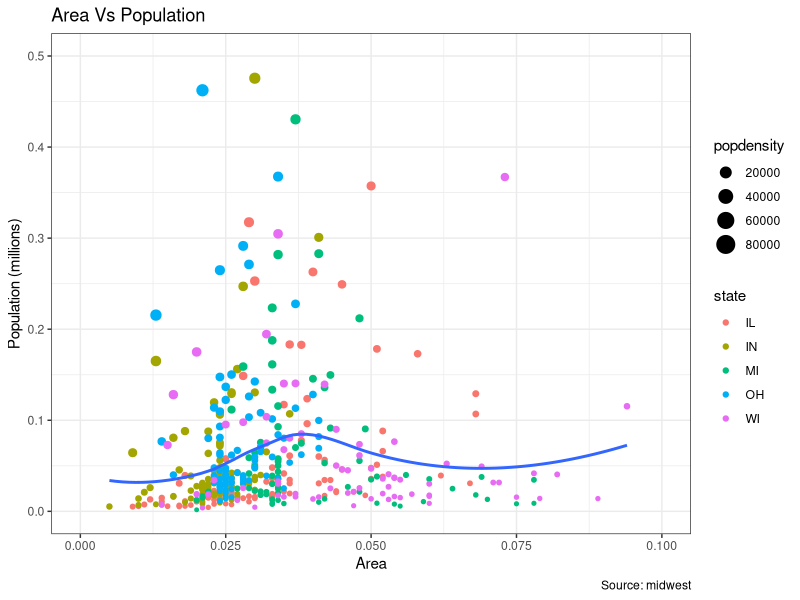
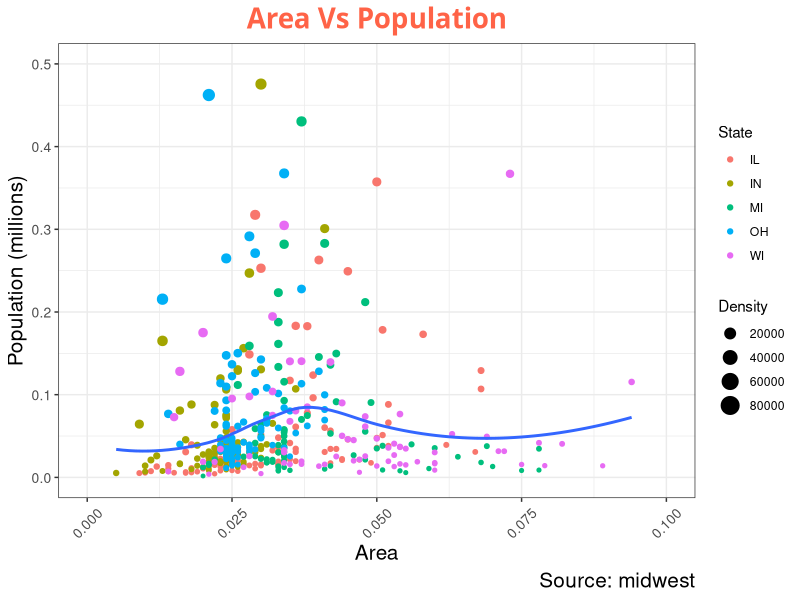
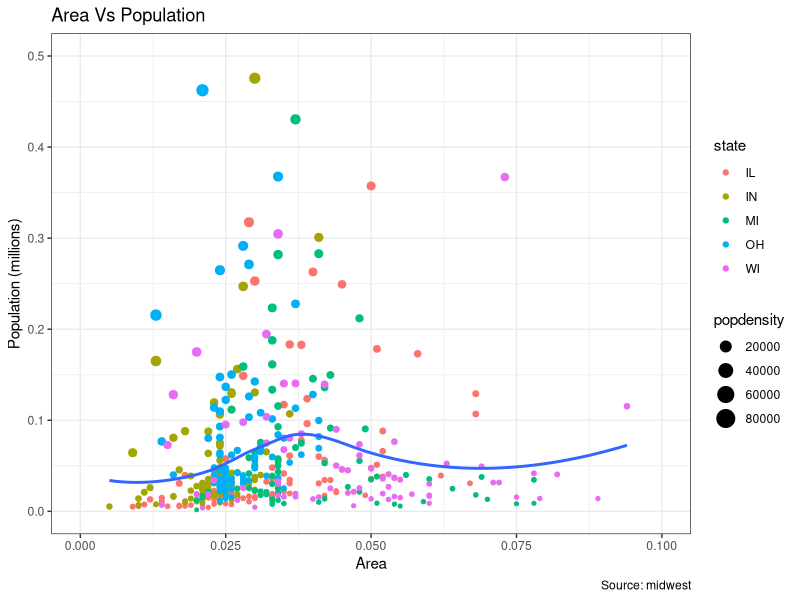
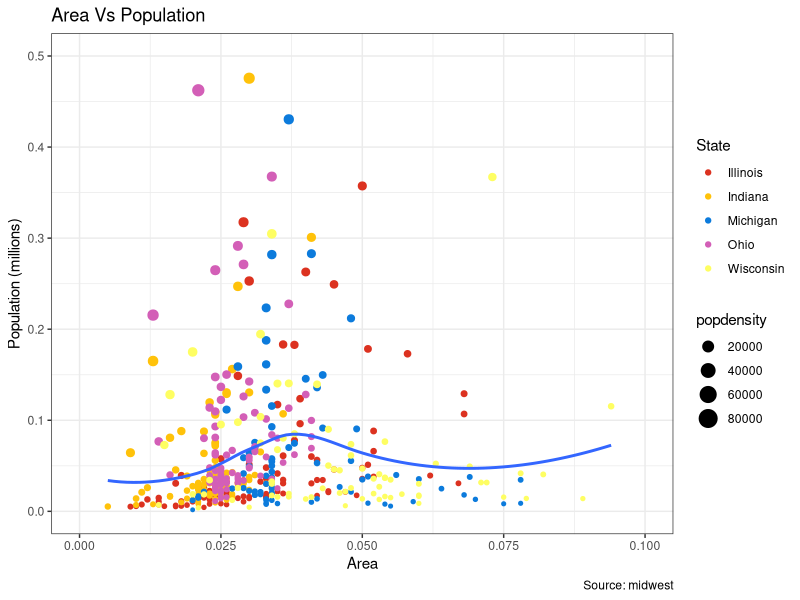
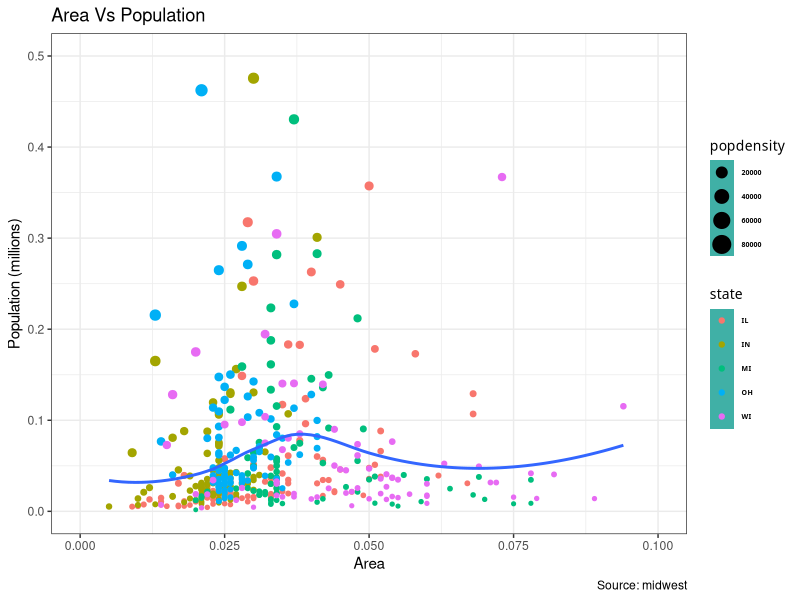
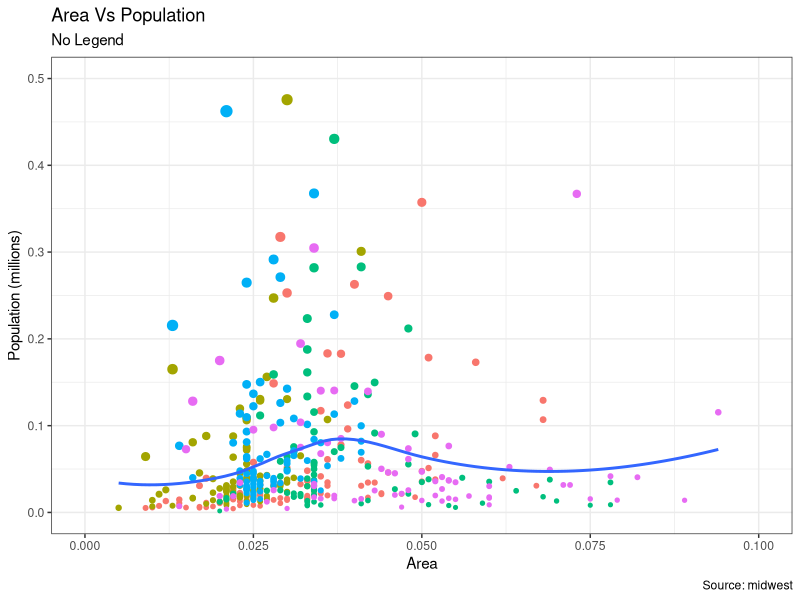
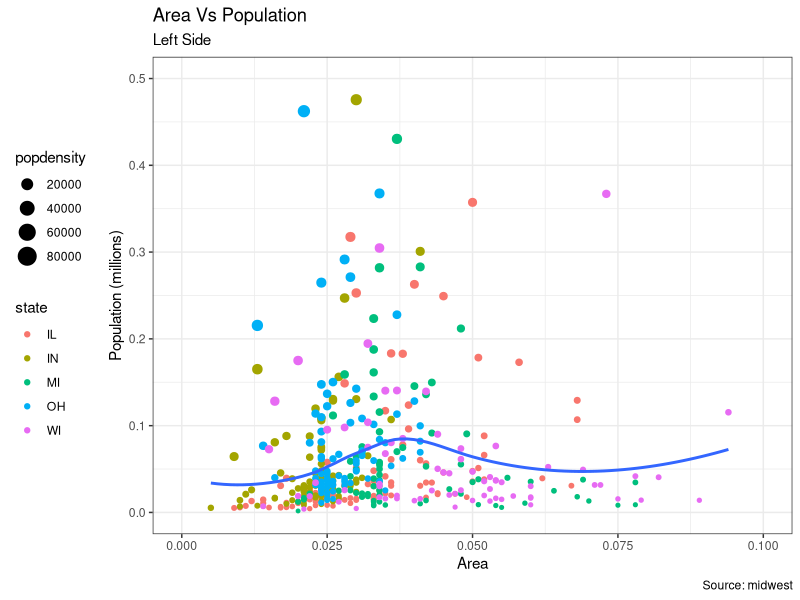
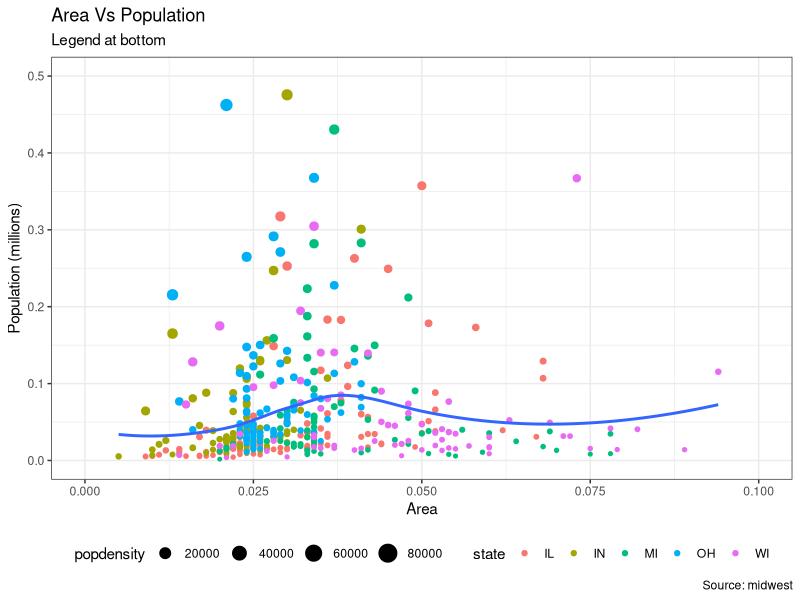

R code for these plots, in order:
# ggplot tutorials
library(tidyverse)
data("midwest", package = "ggplot2")
theme_set(theme_bw())

str(midwest)
summary(midwest)

gg <- ggplot(midwest, aes(area, poptotal/(10^6))) +
  geom_point(aes(col = state, size = popdensity)) + 
  geom_smooth(method = "loess", se = F) +
  xlim(c(0,0.1)) + ylim(c(0,.5)) +
  labs(title="Area Vs Population", y="Population (millions)", x="Area", caption="Source: midwest")
gg


gg + theme(plot.title = element_text(size = 20,
                                     face = "bold",
                                     family = "American Typewriter",
                                     color = "tomato",
                                     hjust = 0.5,
                                     lineheight = 1.2),
           plot.subtitle = element_text(size = 15,
                                        family = "American Typewriter",
                                        face = "bold",
                                        hjust = 0.5),
           plot.caption = element_text(size = 15),
           axis.title.x = element_text(vjust = 1,
                                       size = 15),
           axis.title.y = element_text(size = 15),
           axis.text.x = element_text(size = 10, 
                                      angle = 45, 
                                      vjust = 0.5),
           axis.text.y = element_text(size = 10)
           ) +
  labs(size = "Density", color = "State")

# Making Chnages to the Legend

# Change the position of the labels using
# guides()

gg + guides(colour = guide_legend(order=1),
            size = guide_legend(order=2))

# Change order and color of labels
gg + guides(colour = guide_legend(order=1),
            size = guide_legend(order=2)) +
  scale_color_manual(
    # Set the name of the legend
    name="State",
    # Use the full state name
    labels = c("Illinois", "Indiana",
               "Michigan", "Ohio", "Wisconsin"),
    # vector of "label"="color" pairs
    values = c("IL"="#DC3220",
               "IN"="#FFC20A",
               "MI"="#0C7BDC",
               "OH"="#D35FB7",
               "WI"="#FEFE62"))
# Style the legend title, text, and key
# the legend's key is a figure, so it's set with element_rect

gg + theme(legend.key = element_rect(fill = "#40b0a6"),
           legend.title = element_text(family = "American Typewriter",
                                       size = 10),
           legend.text = element_text(family = "American Typewriter",
                                      face = "bold",
                                      size = 5))
# Change the position of the legend
# the position of the legend can be adjusted via theme
# if you want to put the legend inside the plot, you can 
# adjust the hinge point using legend.justification

# No Legend
gg + theme(legend.position = "None") + labs(subtitle = "No Legend")

# Left 
gg + theme(legend.position = "left") + labs(subtitle = "Left Side")

# Bottom horizontal
gg + theme(legend.position = "bottom",
           legend.box = "horizontal") + labs(subtitle = "Legend at bottom")

# legend bottom right, inside plot
gg + theme(legend.title = element_text(size=12, color = "salmon", face="bold"),
           legend.justification = c(1,0),
           legend.position = c(0.95, 0.05),
           legend.background = element_blank(),
           legend.key = element_blank()) +
  labs(subtitle = "Legend inside plot at bottom right")


# legend top left inside the plot
gg + theme(legend.title = element_text(size=8, color = "salmon", face="bold"),
           legend.justification = c(0,1),
           legend.position = c(0,1),
           legend.key.height = unit(5,"points"),
           legend.background = element_blank(),
           legend.key = element_blank()) +
  labs(subtitle = "Legend inside plot at bottom right")

# Add labels for the counties with populations greater than 400K
# First subset the dataframe

midwest400 <- midwest %>% filter(poptotal >= 300000)
midwest400$lrgcounty = ifelse(midwest400$poptotal>=300000, midwest400$county,"")

gg + geom_text(data=midwest400, aes(label = lrgcounty), 
               size = 4,
               alpha = 0.2) + 
  labs(subtitle="With ggplot2::geom_text") + 
  theme(legend.position = "None") 

# plot text and labels that repel
library("ggrepel")

gg + geom_text_repel(data = midwest400, aes(label = lrgcounty), size = 3, alpha = 0.2)
gg + geom_label_repel(data = midwest400, aes(label = lrgcounty), size = 3, alpha = 0.2)


# Adding Annotations anywhere within the plot
# using the grid package and annotation_custom()
library(grid)

# grid requires a blob
my_text <-"this text is at x = 0.7, y = .8"
my_grob <- grid.text(my_text, x =.7, y = .8,
                     gp = gpar(col="firebrick",
                               fontsize = 10, 
                               fontface = "bold"))
gg + annotation_custom(my_grob) + theme(legend.position = "none")
